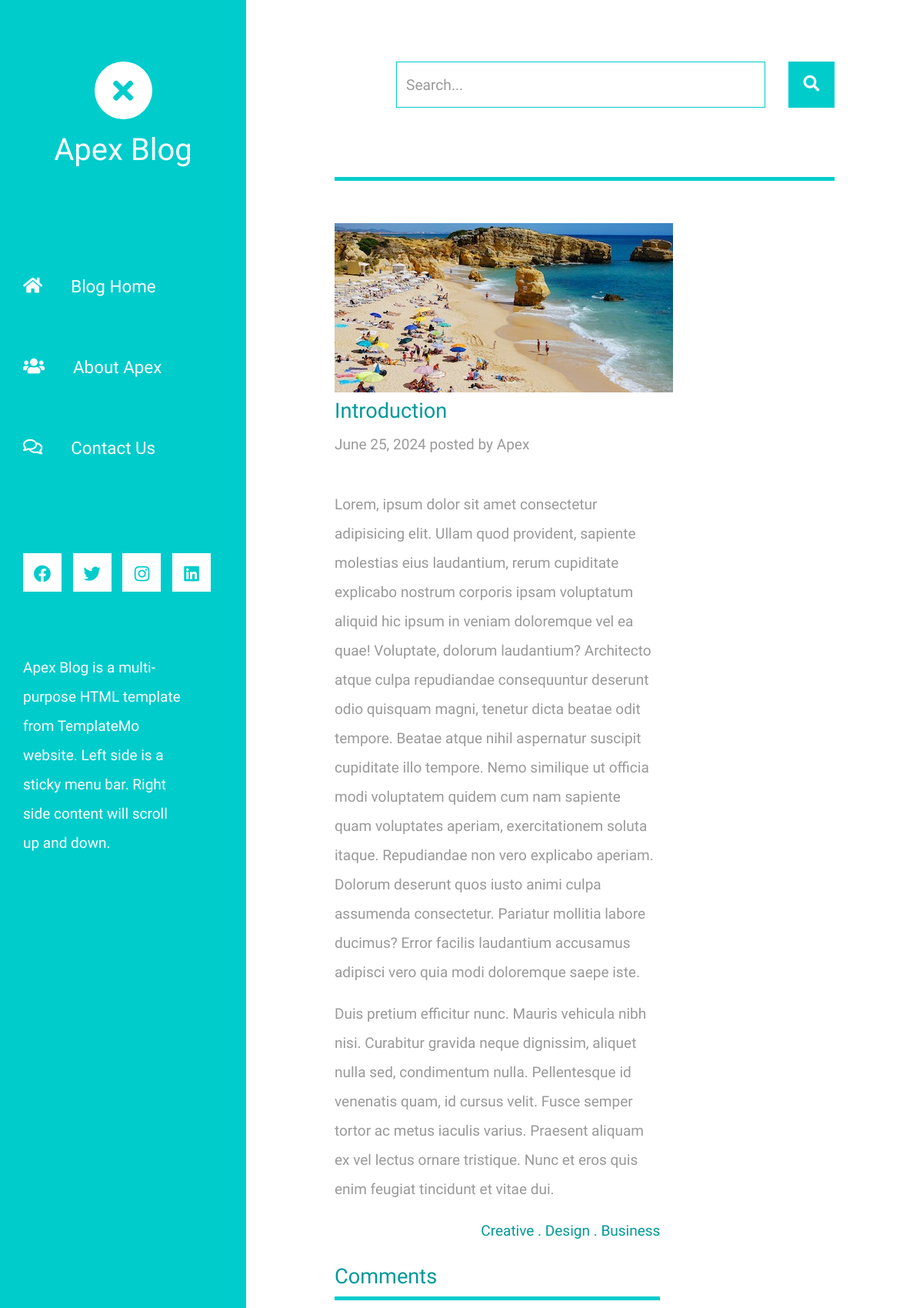
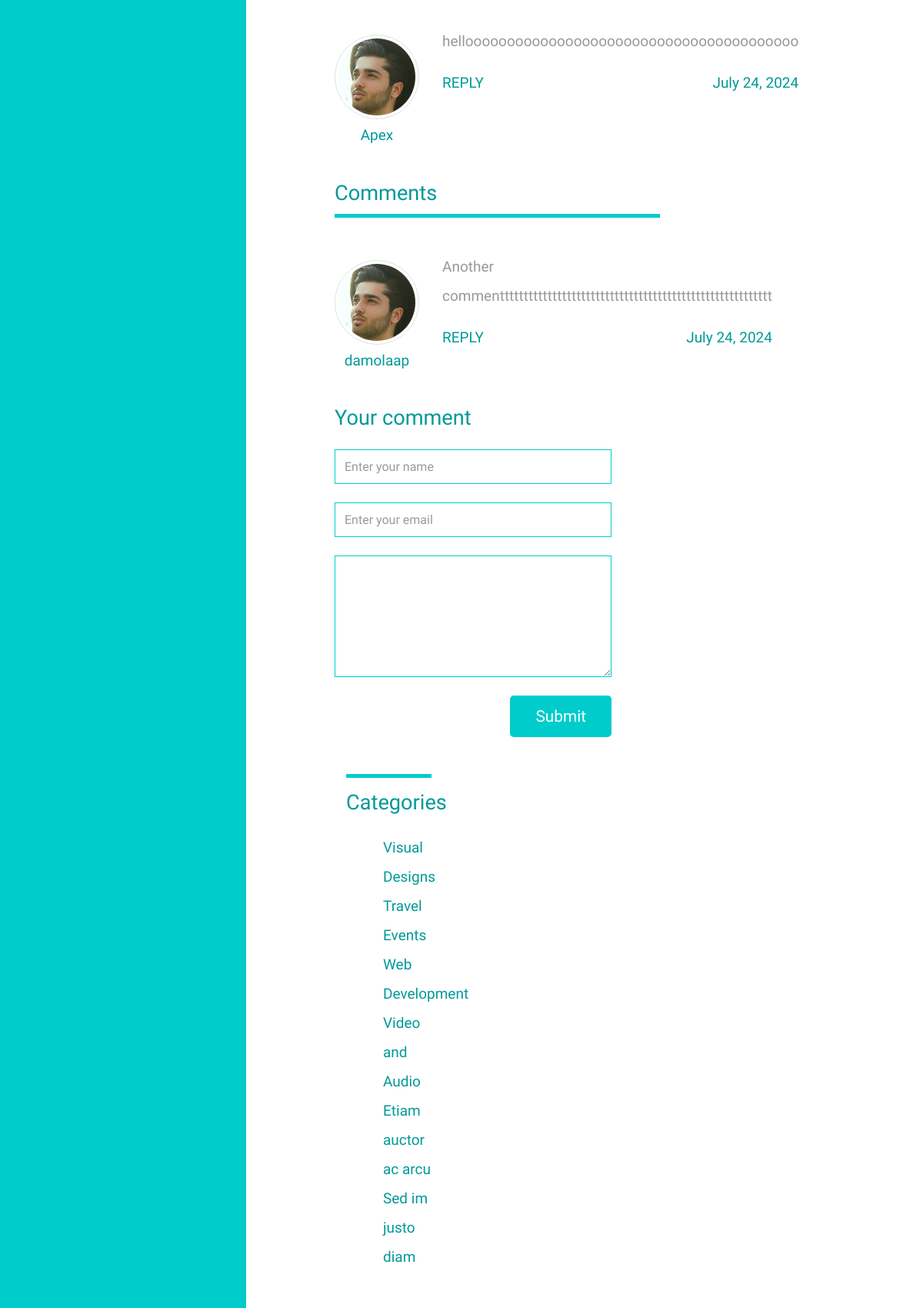
The app's page /post/1/ (upper part) with its own data (2 pictures, top to bottom).
### BlogApp/models.py (models this page shows)
class BlogPost(models.Model):
    blog_cover = models.ImageField(upload_to='blog_covers',null=True)
    blog_title = models.CharField(max_length=100)
    blog_content = models.TextField()
    blog_date= models.DateField()

class Comments(models.Model):
    owner = models.ForeignKey(BlogPost, on_delete=models.CASCADE)
    comment = models.TextField()
    name = models.CharField(max_length=50)
    email = models.EmailField(max_length=254)
    date = models.DateField(auto_now_add=True)

### BlogApp/views.py (the view, shortened to what this page needs)
# urls.py: path('post/<int:id>/', views.show_post),
def show_post(request, id):
    post = BlogPost.objects.filter(id = id).first()
    comment = Comments.objects.filter(owner = post)
    context = {
        'comments' : comment,
        'post' : post,
        }
    return render(request, 'post.html', context)

### templates/post.html (shortened to what this page needs)
{% load static %}
<!DOCTYPE html>
<html lang="en">
<head>
	<link rel="stylesheet" href="{% static 'fontawesome/css/all.min.css' %}">
    <link href="{% static 'css/bootstrap.min.css' %}" rel="stylesheet">
    <link href="{% static 'css/templatemo-xtra-blog.css' %}" rel="stylesheet">
</head>
<body>
	<header class="tm-header" id="tm-header">
        <div class="tm-header-wrapper">
            <div class="tm-site-header">
                <div class="mb-3 mx-auto tm-site-logo"><i class="fas fa-times fa-2x"></i></div>
                <h1 class="text-center">Apex Blog</h1>
            </div>
            <nav class="tm-nav" id="tm-nav">
                <ul>
                    <li class="tm-nav-item"><a href="/" class="tm-nav-link">
                        <i class="fas fa-home"></i>
                        Blog Home
                    </a></li>
                    <li class="tm-nav-item"><a href="/about/" class="tm-nav-link">
                        <i class="fas fa-users"></i>
                        About Apex
                    </a></li>
                    <li class="tm-nav-item"><a href="/contact/" class="tm-nav-link">
                        <i class="far fa-comments"></i>
                        Contact Us
                    </a></li>
                </ul>
            </nav>
            <div class="tm-mb-65">
                <a href="https://facebook.com" class="tm-social-link">
                    <i class="fab fa-facebook tm-social-icon"></i>
                </a>
                <a href="https://twitter.com" class="tm-social-link">
                    <i class="fab fa-twitter tm-social-icon"></i>
                </a>
                <a href="https://instagram.com" class="tm-social-link">
                    <i class="fab fa-instagram tm-social-icon"></i>
                </a>
                <a href="https://linkedin.com" class="tm-social-link">
                    <i class="fab fa-linkedin tm-social-icon"></i>
                </a>
            </div>
            <p class="tm-mb-80 pr-5 text-white">
                Apex Blog is a multi-purpose HTML template from TemplateMo website. Left side is a sticky menu bar. Right side content will scroll up and down.
            </p>
        </div>
    </header>
    <div class="container-fluid">
        <main class="tm-main">
            <div class="row tm-row">
                <div class="col-12">
                    <form method="GET" class="form-inline tm-mb-80 tm-search-form">
                        <input class="form-control tm-search-input" name="query" type="text" placeholder="Search..." aria-label="Search">
                        <button class="tm-search-button" type="submit">
                            <i class="fas fa-search tm-search-icon" aria-hidden="true"></i>
                        </button>
                    </form>
                </div>
            </div>
            <div class="row tm-row">
                <div class="col-12">
                    <hr class="tm-hr-primary tm-mb-55">
                    {% if post.blog_cover %}
                    <img src="{{post.blog_cover.url}}" alt="Image" class="img-fluid">
                    {% else %}
                    <img src="{% static 'img/img-01.jpg' %}" alt="Image" class="img-fluid">
                    {% endif %}
                </div>
            </div>
            <div class="row tm-row">
                <div class="col-lg-8 tm-post-col">
                    <div class="tm-post-full">
                        <div class="mb-4">
                            <h2 class="pt-2 tm-color-primary tm-post-title">{{post.blog_title}}</h2>
                            <p class="tm-mb-40">{{post.blog_date}} posted by Apex</p>
                            <p>{{post.blog_content}}</p>
                            <p>
                                Duis pretium efficitur nunc. Mauris vehicula nibh nisi. Curabitur gravida neque
                                dignissim, aliquet nulla sed, condimentum nulla. Pellentesque id venenatis
                                quam, id cursus velit. Fusce semper tortor ac metus iaculis varius. Praesent
                                aliquam ex vel lectus ornare tristique. Nunc et eros quis enim feugiat tincidunt
                                et vitae dui.
                            </p>
                            <span class="d-block text-right tm-color-primary">Creative . Design . Business</span>
                        </div>
                         {% for comment in comments %}
                        <div>
                            <h2 class="tm-color-primary tm-post-title">Comments</h2>
                            <hr class="tm-hr-primary tm-mb-45">
                            <div class="tm-comment tm-mb-45">
                                <figure class="tm-comment-figure">
                                    <img src="{% static 'img/comment-1.jpg' %}" alt="Image" class="mb-2 rounded-circle img-thumbnail">
                                    <figcaption class="tm-color-primary text-center">{{comment.name}}</figcaption>
                                </figure>
                                <div>
                                    <p>
                                        {{comment.comment}}
                                    </p>
                                    <div class="d-flex justify-content-between">
                                        <a href="#" class="tm-color-primary">REPLY</a>
                                        <span class="tm-color-primary">{{comment.date}}</span>
                                    </div>
                                </div>
                            </div>
                            {% endfor %}
                            <form action="" class="mb-5 tm-comment-form" method="POST">
                                <h2 class="tm-color-primary tm-post-title mb-4">Your comment</h2>
                                <div class="mb-4">
                                    <input class="form-control" name="name" type="text" placeholder="Enter your name">
                                </div>
                                <div class="mb-4">
                                    <input class="form-control" name="email" type="text" placeholder="Enter your email">
                                </div>
                                <div class="mb-4">
                                    <textarea class="form-control" name="comment" rows="6"></textarea>
                                </div>
                                <div class="text-right">
                                    <button class="tm-btn tm-btn-primary tm-btn-small">Submit</button>
                                </div>
                            </form>
                        </div>
                    </div>
                </div>
                <aside class="col-lg-4 tm-aside-col">
                    <div class="tm-post-sidebar">
                        <hr class="mb-3 tm-hr-primary">
                        <h2 class="mb-4 tm-post-title tm-color-primary">Categories</h2>
                        <ul class="tm-mb-75 pl-5 tm-category-list">
                            <li><a href="#" class="tm-color-primary">Visual Designs</a></li>
                            <li><a href="#" class="tm-color-primary">Travel Events</a></li>
                            <li><a href="#" class="tm-color-primary">Web Development</a></li>
                            <li><a href="#" class="tm-color-primary">Video and Audio</a></li>
                            <li><a href="#" class="tm-color-primary">Etiam auctor ac arcu</a></li>
                            <li><a href="#" class="tm-color-primary">Sed im justo diam</a></li>
                        </ul>
                    </div>
                </aside>
            </div>
        </main>
    </div>
</body>
</html>

### records on screen
BlogPost: blog_title "Introduction", blog_date "June 25, 2024", blog_content "Lorem, ipsum dolor sit amet consectetur adipisicing elit. Ullam quod provident, sapiente molestias eius laudantium, rerum cupiditate explicabo nostrum corporis ipsam voluptatum aliquid hic ipsum in veniam doloremque vel ea quae! Voluptate, dolorum laudantium? Architecto atque culpa repudiandae consequuntur deserunt odio quisquam magni, tenetur dicta beatae odit tempore. Beatae atque nihil aspernatur suscipit cupiditate illo tempore. Nemo similique ut officia modi voluptatem quidem cum nam sapiente quam voluptates aperiam, exercitationem soluta itaque. Repudiandae non vero explicabo aperiam. Dolorum deserunt quos iusto animi culpa assumenda consectetur. Pariatur mollitia labore ducimus?…"
Comments: name "Apex", comment "helloooooooooooooooooooooooooooooooooooooooo", date "July 24, 2024"
Comments: name "damolaap", comment "Another commenttttttttttttttttttttttttttttttttttttttttttttttttttttttttt", date "July 24, 2024"
